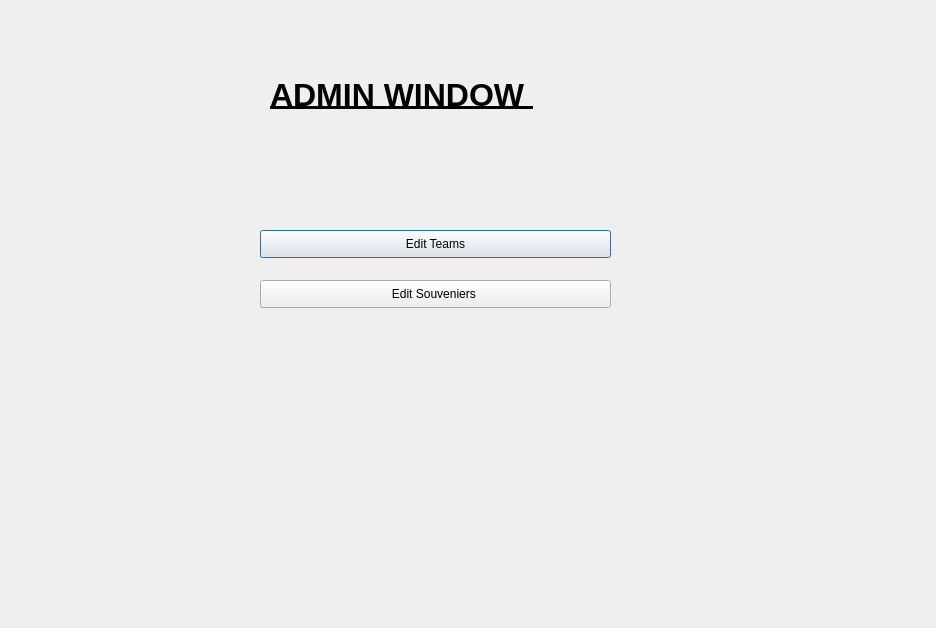
<?xml version="1.0" encoding="UTF-8"?>
<ui version="4.0">
 <class>admin</class>
 <widget class="QDialog" name="admin">
  <property name="geometry">
   <rect>
    <x>0</x>
    <y>0</y>
    <width>936</width>
    <height>628</height>
   </rect>
  </property>
  <property name="windowTitle">
   <string>Dialog</string>
  </property>
  <widget class="QLabel" name="label">
   <property name="geometry">
    <rect>
     <x>270</x>
     <y>60</y>
     <width>471</width>
     <height>71</height>
    </rect>
   </property>
   <property name="text">
    <string>&lt;html&gt;&lt;head/&gt;&lt;body&gt;&lt;p&gt;&lt;span style=&quot; font-size:24pt; font-weight:600; text-decoration: underline;&quot;&gt;ADMIN WINDOW &lt;/span&gt;&lt;/p&gt;&lt;/body&gt;&lt;/html&gt;</string>
   </property>
  </widget>
  <widget class="QPushButton" name="Edit_Teams_Button">
   <property name="geometry">
    <rect>
     <x>260</x>
     <y>230</y>
     <width>351</width>
     <height>28</height>
    </rect>
   </property>
   <property name="text">
    <string>Edit Teams</string>
   </property>
  </widget>
  <widget class="QPushButton" name="Edit_Souvenirs_Button">
   <property name="geometry">
    <rect>
     <x>260</x>
     <y>280</y>
     <width>351</width>
     <height>28</height>
    </rect>
   </property>
   <property name="text">
    <string>Edit Souveniers </string>
   </property>
  </widget>
 </widget>
 <resources/>
 <connections/>
</ui>
